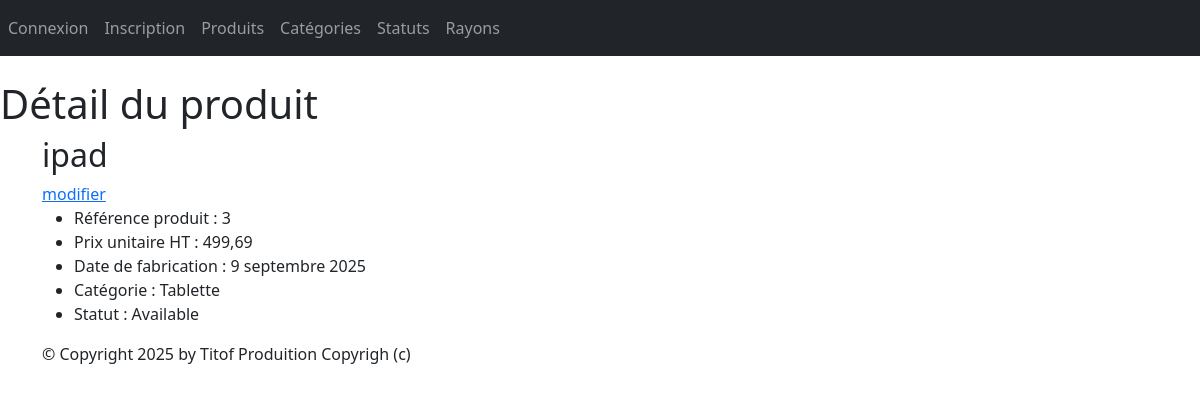
The app's page /monApp/produit/3/ with its own data.
### monApp/models.py (models this page shows, shortened)
class Produit(models.Model):
    refProd = models.AutoField(primary_key=True)
    intituleProd = models.CharField(max_length=200)
    prixUnitaireProd = models.DecimalField(max_digits=10, decimal_places=2)
    dateFabrication = models.DateField(auto_now=True)
    categorie = models.ForeignKey(Categorie, on_delete=models.CASCADE, related_name="produits",null=True, blank=True)
    statut = models.ForeignKey(Statut, on_delete=models.SET_NULL, related_name="produits",null=True, blank=True)

class Categorie(models.Model):
    idCat = models.AutoField(primary_key=True)
    nomCat = models.CharField(max_length=100)
    def __str__(self):
        return self.nomCat

class Statut(models.Model):
    idStatut = models.AutoField(primary_key=True)
    libelle = models.CharField(max_length=200)
    def __str__(self):
        return self.libelle

### monApp/views.py (the view)
# urls.py: path("produit/<pk>/", views.ProduitDetailView.as_view(), name="dtl_prdt"),
class ProduitDetailView(DetailView):
    model = Produit
    template_name = "monApp/detail_produit.html"
    context_object_name = "prdt"
    def get_context_data(self, **kwargs):
        context = super(ProduitDetailView, self).get_context_data(**kwargs)
        context['titremenu'] = "Détail du produit"
        return context

### monApp/templates/monApp/detail_produit.html
{% extends 'monApp/base.html' %}
{% block menu %}
    <h1>{{ titremenu }}</h1>
{% endblock %}
{% block contenu %}
    <h2>{{ prdt.intituleProd }}</h2>
    <a href="{% url 'prdt_chng' prdt.refProd %}">modifier</a>
    <ul>
        <li>Référence produit : {{ prdt.refProd }}</li>
        <li>Prix unitaire HT : {{ prdt.prixUnitaireProd }}</li>
        <li>Date de fabrication : {{ prdt.dateFabrication }}</li>
        <li>Catégorie : {{ prdt.categorie }}</li>
        <li>Statut : {{ prdt.statut }}</li>
    </ul>
{% endblock %}

### static/styles.css (style rules this page uses)
h1 { color:red }

### records on screen
Produit: intituleProd "ipad", refProd "3", prixUnitaireProd "499,69", dateFabrication "9 septembre 2025", categorie "Tablette", statut "Available"

### other values on screen
{{ titremenu }} "Détail du produit"
